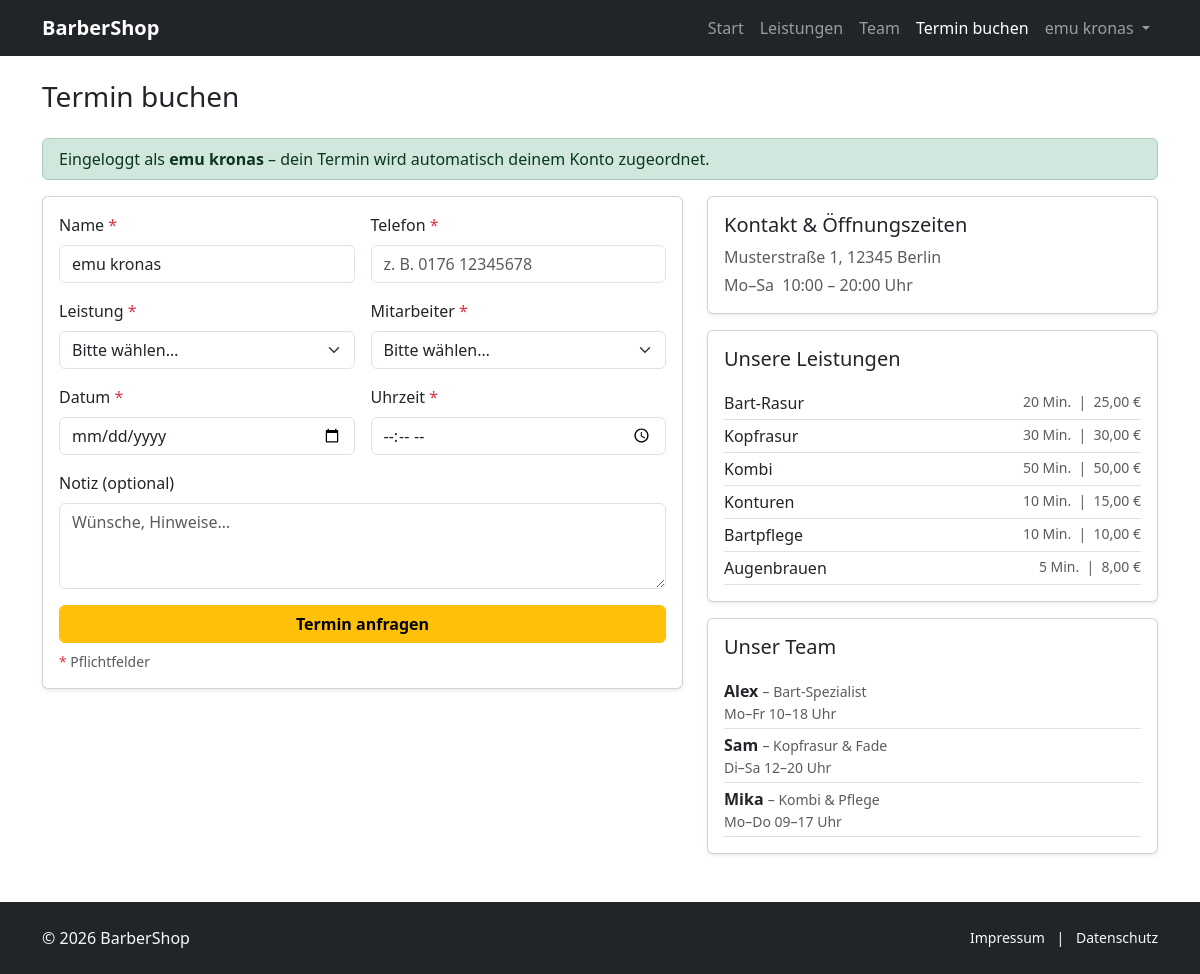
Screenshot of /public/booking.php (signed in) with the database file from the repository.
### tables this page shows
CREATE TABLE `leistungen` (
  `id` int(10) UNSIGNED NOT NULL,
  `name` varchar(100) NOT NULL,
  `beschreibung` text DEFAULT NULL,
  `preis` decimal(8,2) NOT NULL,
  `dauer_min` smallint(6) NOT NULL,
  `aktiv` tinyint(1) NOT NULL DEFAULT 1
);

CREATE TABLE `mitarbeiter` (
  `id` int(10) UNSIGNED NOT NULL,
  `benutzer_id` int(10) UNSIGNED DEFAULT NULL,
  `anzeigename` varchar(80) NOT NULL,
  `rolle_beschr` varchar(120) DEFAULT NULL,
  `arbeitszeiten` varchar(120) DEFAULT NULL,
  `aktiv` tinyint(1) NOT NULL DEFAULT 1
);

### public/booking.php (the view, shortened to what this page needs)
<?php
$errors       = [];
$eingeloggt   = !empty($_SESSION["benutzer_id"]);
try {
    $pdo        = getDB();
    $leistungen = $pdo->query("SELECT id, name, preis, dauer_min FROM leistungen WHERE aktiv = 1 ORDER BY id")->fetchAll();
    $mitarbeiter = $pdo->query("SELECT id, anzeigename, rolle_beschr, arbeitszeiten FROM mitarbeiter WHERE aktiv = 1 ORDER BY id")->fetchAll();
} catch (PDOException $e) {
    $errors[] = "Datenbankfehler beim Laden der Daten: " . htmlspecialchars($e->getMessage());
    $leistungen  = [];
    $mitarbeiter = [];
}
require __DIR__ . "/../app/views/partials/header.php";
?>
<h1 class="h3 mb-4">Termin buchen</h1>
<?php if (!$eingeloggt): ?>
  <div class="alert alert-warning d-flex align-items-start gap-3">
    <span style="font-size:1.5rem">ℹ️</span>
    <div>
      <strong>Bitte melde dich an, bevor du einen Termin buchst.</strong><br>
      Nur so können wir den Termin deinem Konto zuordnen und du siehst ihn später in deinem Dashboard.
      <div class="mt-2">
        <a href="<?= BASE_URL ?>/login.php" class="btn btn-warning btn-sm fw-semibold me-2">Jetzt anmelden</a>
        <a href="<?= BASE_URL ?>/register.php" class="btn btn-outline-dark btn-sm">Neu hier? Registrieren</a>
      </div>
    </div>
  </div>
<?php else: ?>
  <div class="alert alert-success py-2">
    Eingeloggt als <strong><?= htmlspecialchars($_SESSION['vorname'] . ' ' . $_SESSION['nachname']) ?></strong>
    – dein Termin wird automatisch deinem Konto zugeordnet.
  </div>
<?php endif; ?>
<div class="row g-4">
  <div class="col-lg-7">
    <div class="card shadow-sm">
      <div class="card-body">
        <form method="post" action="booking.php">
          <div class="row g-3">
            <div class="col-md-6">
              <label class="form-label">Name <span class="text-danger">*</span></label>
              <input class="form-control" name="name"
                     value="<?= htmlspecialchars($_POST['name'] ?? (isset($_SESSION['vorname']) ? $_SESSION['vorname'] . ' ' . $_SESSION['nachname'] : '')) ?>"
                     placeholder="Vor- und Nachname" required>
            </div>
            <div class="col-md-6">
              <label class="form-label">Telefon <span class="text-danger">*</span></label>
              <input class="form-control" name="telefon" placeholder="z. B. 0176 12345678"
                     value="<?= htmlspecialchars($_POST['telefon'] ?? '') ?>" required>
            </div>
            <div class="col-md-6">
              <label class="form-label">Leistung <span class="text-danger">*</span></label>
              <select class="form-select" name="leistung_id" required>
                <option value="" disabled <?= empty($_POST['leistung_id']) ? 'selected' : '' ?>>Bitte wählen…</option>
              </select>
            </div>
            <div class="col-md-6">
              <label class="form-label">Mitarbeiter <span class="text-danger">*</span></label>
              <select class="form-select" name="mitarbeiter_id" required>
                <option value="" disabled <?= empty($_POST['mitarbeiter_id']) ? 'selected' : '' ?>>Bitte wählen…</option>
              </select>
            </div>
            <div class="col-md-6">
              <label class="form-label">Datum <span class="text-danger">*</span></label>
              <input type="date" class="form-control" name="datum"
                     min="<?= date('Y-m-d', strtotime('+1 day')) ?>"
                     value="<?= htmlspecialchars($_POST['datum'] ?? '') ?>" required>
            </div>
            <div class="col-md-6">
              <label class="form-label">Uhrzeit <span class="text-danger">*</span></label>
              <input type="time" class="form-control" name="uhrzeit"
                     min="10:00" max="19:30" step="1800"
                     value="<?= htmlspecialchars($_POST['uhrzeit'] ?? '') ?>" required>
            </div>
            <div class="col-12">
              <label class="form-label">Notiz (optional)</label>
              <textarea class="form-control" name="notiz" rows="3"
                        placeholder="Wünsche, Hinweise…"><?= htmlspecialchars($_POST['notiz'] ?? '') ?></textarea>
            </div>
            <div class="col-12">
              <button class="btn btn-warning fw-semibold w-100" type="submit">
                Termin anfragen
              </button>
              <p class="text-muted small mt-2 mb-0">
                <span class="text-danger">*</span> Pflichtfelder
              </p>
            </div>
          </div>
        </form>
      </div>
    </div>
  </div>
  <div class="col-lg-5">
    <div class="card shadow-sm">
      <div class="card-body">
        <h2 class="h5">Kontakt & Öffnungszeiten</h2>
        <p class="text-muted mb-1">Musterstraße 1, 12345 Berlin</p>
        <p class="text-muted mb-0">Mo–Sa &nbsp;10:00 – 20:00 Uhr</p>
      </div>
    </div>
    <?php if (!empty($leistungen)): ?>
    <div class="card shadow-sm mt-3">
      <div class="card-body">
        <h2 class="h5 mb-3">Unsere Leistungen</h2>
        <ul class="list-unstyled mb-0">
          <?php foreach ($leistungen as $l): ?>
            <li class="d-flex justify-content-between py-1 border-bottom">
              <span><?= htmlspecialchars($l['name']) ?></span>
              <span class="text-muted small">
                <?= $l['dauer_min'] ?> Min. &nbsp;|&nbsp;
                <?= number_format($l['preis'], 2, ',', '.') ?> €
              </span>
            </li>
          <?php endforeach; ?>
        </ul>
      </div>
    </div>
    <?php endif; ?>
    <?php if (!empty($mitarbeiter)): ?>
    <div class="card shadow-sm mt-3">
      <div class="card-body">
        <h2 class="h5 mb-3">Unser Team</h2>
        <ul class="list-unstyled mb-0">
          <?php foreach ($mitarbeiter as $m): ?>
            <li class="py-1 border-bottom">
              <strong><?= htmlspecialchars($m['anzeigename']) ?></strong>
              <?php if ($m['rolle_beschr']): ?>
                <span class="text-muted small"> – <?= htmlspecialchars($m['rolle_beschr']) ?></span>
              <?php endif; ?>
              <?php if ($m['arbeitszeiten']): ?>
                <div class="text-muted small"><?= htmlspecialchars($m['arbeitszeiten']) ?></div>
              <?php endif; ?>
            </li>
          <?php endforeach; ?>
        </ul>
      </div>
    </div>
    <?php endif; ?>
  </div>
</div>
<?php require __DIR__ . "/../app/views/partials/footer.php"; ?>

### rows the page displays
leistungen: name "Bart-Rasur", dauer_min "20", preis "25,00"
leistungen: name "Kopfrasur", dauer_min "30", preis "30,00"
leistungen: name "Kombi", dauer_min "50", preis "50,00"
leistungen: name "Konturen", dauer_min "10", preis "15,00"
leistungen: name "Bartpflege", dauer_min "10", preis "10,00"
leistungen: name "Augenbrauen", dauer_min "5", preis "8,00"
mitarbeiter: anzeigename "Alex", rolle_beschr "Bart-Spezialist", arbeitszeiten "Mo–Fr 10–18 Uhr"
mitarbeiter: anzeigename "Sam", rolle_beschr "Kopfrasur & Fade", arbeitszeiten "Di–Sa 12–20 Uhr"
mitarbeiter: anzeigename "Mika", rolle_beschr "Kombi & Pflege", arbeitszeiten "Mo–Do 09–17 Uhr"

### other values shown
$_SESSION['vorname'] . ' ' . $_SESSION['nachname'] "emu kronas"
